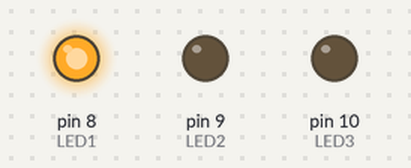
Simulated run of this sketch. Board: Arduino Uno, built with avr-gcc and run on an emulated ATmega328P. Shown: output pins drawn as LEDs (lit = HIGH).

Above: at 0.2 s.
At 1.2 s:
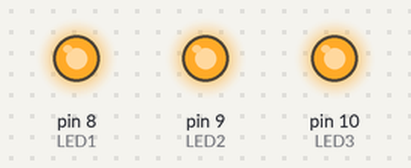
At 1.7 s:
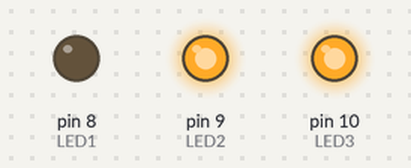
At 2.2 s:
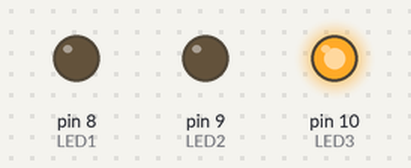
At 3.7 s:
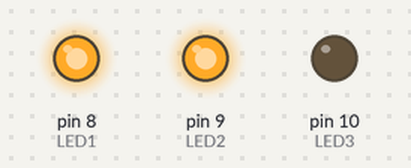
At 5.7 s:
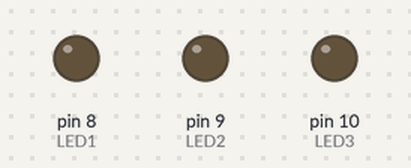
Timing chart, 0 to 6.9 s (numbered marks = the images above):
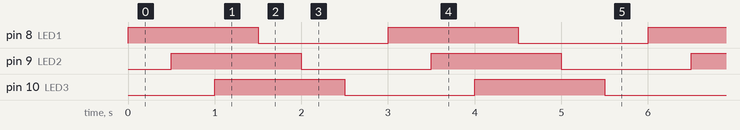

The sketch:

Figure_1.4_-_3LED_solution.ino
```cpp
//variables are initialized here.
const int LED1 = 8;
const int LED2 = 9;
const int LED3 = 10;
const int delayTime = 500;

void setup() {
  // setup code is placed here, and run once.
pinMode (LED1, OUTPUT);
pinMode (LED2, OUTPUT);
pinMode (LED3, OUTPUT);
}

void loop() {
  // main code is placed here, and run repeatedly.
digitalWrite(LED1, HIGH);
delay(delayTime);
digitalWrite(LED2, HIGH);
delay(delayTime);
digitalWrite(LED3, HIGH);
delay(delayTime);
digitalWrite(LED1, LOW);
delay(delayTime);
digitalWrite(LED2, LOW);
delay(delayTime);
digitalWrite(LED3, LOW);
delay(delayTime);
}
```

Measured:
- by itself, pin 8 (LED1), pin 9 (LED2), pin 10 (LED3): alternates HIGH for 1.5 s and LOW for 1.5 s
- by itself, everything shown: repeats every 3.0 s, in 6 steps
